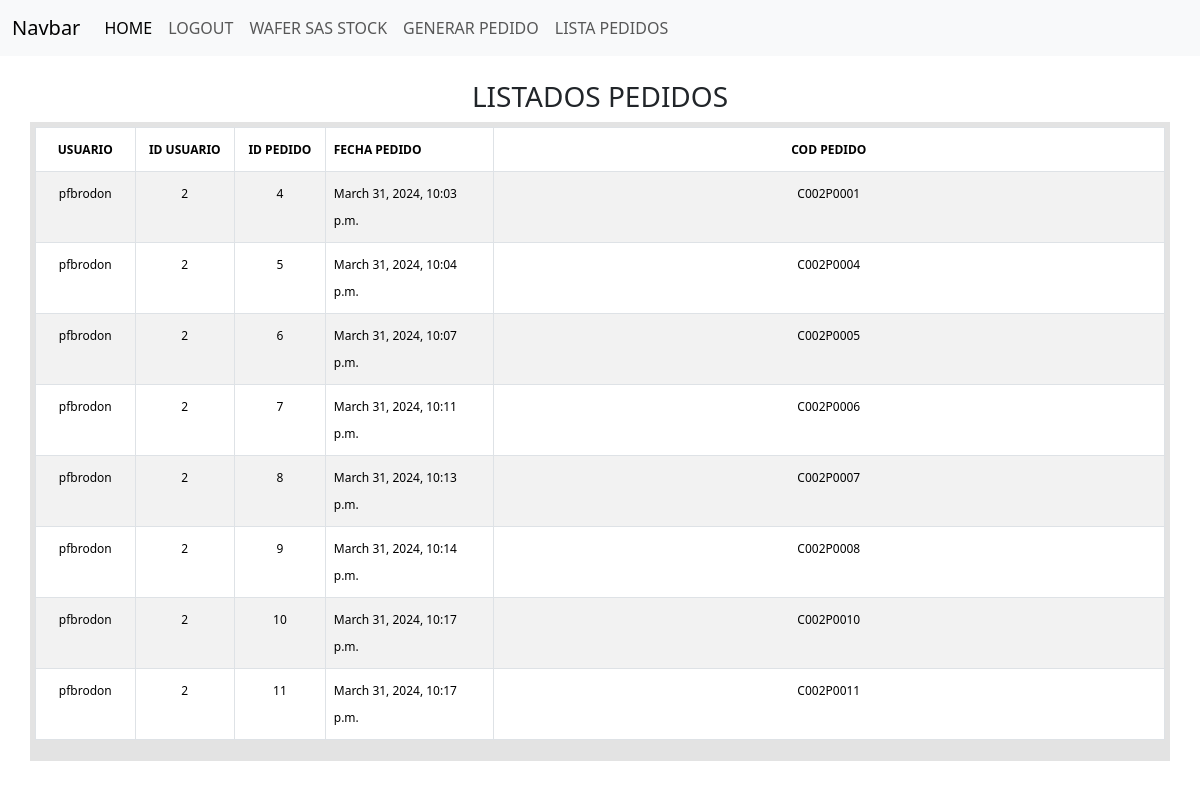
The app's page /listapedidos/ (signed in), older data.
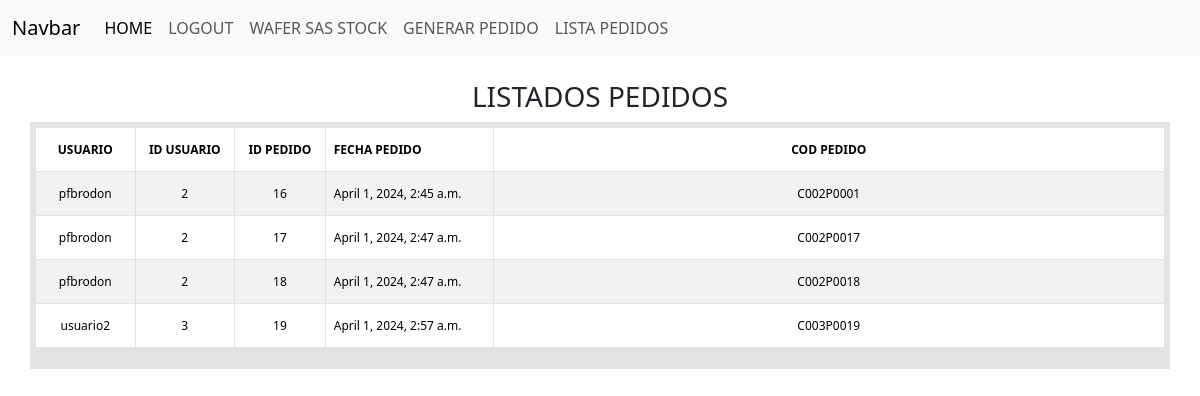
The same page, newer data.
### stock/models.py (models this page shows, shortened)
class Pedidosnumtest(models.Model):
    pedidoUser = models.CharField(max_length=50)
    pedidoIdUser = models.IntegerField()
    pedidoFecha = models.DateTimeField(auto_now_add=True)
    pedidoCodigo = models.CharField(max_length=10, unique=True)

### stock/views.py (the view)
# urls.py: path('listapedidos/', views.listapedidos, name='listapedidos'),
@login_required
def listapedidos(request):
    if request.method == 'GET':
        print('va el GET')
        pedidos = Pedidosnumtest.objects.all()
        return render(request, 'listapedidos.html',{
            'pedidos':pedidos
        })

### stock/context_processor.py (called while the page is built)
def total_carrito(request):
    total = 0
    if request.user.is_authenticated:
        if "carrito" in request.session.keys():
            for key, value in request.session["carrito"].items():
                total += float(value["acumulado"])
    total = round(total, 2)
    return {"total_carrito": total}

### stock/templates/listapedidos.html (shortened to what this page needs)
{% extends 'base.html' %} {% block content %} {% load static %}
<link rel="stylesheet" href="{% static '/css/listapedidos.css' %}">
<div class="container">
    <div class="row">
        <div class="col-12">
            <h3>LISTADOS PEDIDOS</h3>
        </div>
    </div>
    <div class="row">
        <div class="col-12" style="background-color: #e3e3e3; padding: 5px;">
            <div class="table-responsive">
                <form action="">
                    <table id="tablapedidos" class="table table-striped table-bordered table-hover">
                        <thead>
                            <tr class="encabezados">
                                <th scope="col">USUARIO</th>
                                <th scope="col">ID USUARIO</th>
                                <th scope="col">ID PEDIDO</th>
                                <th scope="col">FECHA PEDIDO</th>
                                <th scope="col">COD PEDIDO</th>
                            </tr>
                        </thead>
                        <tbody>
                            {% for pedido in pedidos %}
                            <tr class="contenido">
                                <td scope="row">{{ pedido.pedidoUser }}</td>
                                <td>{{ pedido.pedidoIdUser }}</td>
                                <td>{{ pedido.id }}</td>
                                <td>{{ pedido.pedidoFecha }}</td>
                                <td>{{ pedido.pedidoCodigo }}</td>
                            </tr>
                            {% endfor %}
                        </tbody>
                    </table>
                </form>
            </div>
        </div>
    </div>
</div>
{% endblock %}

### stock/templates/base.html (shortened to what this page needs)
<!DOCTYPE html>
<html lang="en">
<head>
    <link href="https://cdn.jsdelivr.net/npm/bootstrap@5.3.2/dist/css/bootstrap.min.css" rel="stylesheet">
    <link href="https://getbootstrap.com/docs/5.3/assets/css/docs.css" rel="stylesheet">
</head>
<nav class="navbar navbar-expand-lg bg-light">
    <div class="container-fluid">
        <a class="navbar-brand" href="#">Navbar</a>
        <div class="collapse navbar-collapse" id="navbarNav">
            <ul class="navbar-nav">
                <li class="nav-item">
                    <a class="nav-link active" aria-current="page" href="/">HOME</a>
                </li>
                {% if user.is_authenticated %}
                <li class="nav-item">
                    <a class="nav-link" href="/logout">LOGOUT</a>
                </li>
                <li class="nav-item">
                    <a class="nav-link" href="/stock">WAFER SAS STOCK</a>
                </li>
                <li class="nav-item">
                    <a class="nav-link" href="/pedidos">GENERAR PEDIDO</a>
                </li>
                <li class="nav-item">
                    <a class="nav-link" href="/listapedidos">LISTA PEDIDOS</a>
                </li>
                {%endif%}
            </ul>
        </div>
    </div>
</nav>
<br>
<body>
    {% block content %} {% endblock %}
</body>
</html>

### stock/static/css/listapedidos.css (style rules this page uses)
.col-12 { text-align: center; }
.table { font-size: 13px; width: 100%; border-collapse: collapse; line-height: 27px; padding: 2px; }
.table-responsive { text-align: center; align-items: center; }
.table td:nth-child(1), .table th:nth-child(1) { width: 5%; }
.table td:nth-child(2), .table th:nth-child(2) { width: 5%; }
.table td:nth-child(3), .table th:nth-child(3) { width: 5%; }
.table td:nth-child(4), .table th:nth-child(4) { width: 10%; text-align: left; }
.table td:nth-child(5), .table th:nth-child(5) { width: 40%; text-align: center; }
.encabezados { text-align: center; }
th { font-size: 12px; }
td { font-size: 12px; }

Row changes from the older to the newer data that the page shows:
removed Pedidosnumtest: pedidoUser "pfbrodon", pedidoIdUser "2", id "4", pedidoFecha "March 31, 2024, 10:03 p.m.", pedidoCodigo "C002P0001"
removed Pedidosnumtest: pedidoUser "pfbrodon", pedidoIdUser "2", id "5", pedidoFecha "March 31, 2024, 10:04 p.m.", pedidoCodigo "C002P0004"
removed Pedidosnumtest: pedidoUser "pfbrodon", pedidoIdUser "2", id "6", pedidoFecha "March 31, 2024, 10:07 p.m.", pedidoCodigo "C002P0005"
removed Pedidosnumtest: pedidoUser "pfbrodon", pedidoIdUser "2", id "7", pedidoFecha "March 31, 2024, 10:11 p.m.", pedidoCodigo "C002P0006"
removed Pedidosnumtest: pedidoUser "pfbrodon", pedidoIdUser "2", id "8", pedidoFecha "March 31, 2024, 10:13 p.m.", pedidoCodigo "C002P0007"
removed Pedidosnumtest: pedidoUser "pfbrodon", pedidoIdUser "2", id "9", pedidoFecha "March 31, 2024, 10:14 p.m.", pedidoCodigo "C002P0008"
removed Pedidosnumtest: pedidoUser "pfbrodon", pedidoIdUser "2", id "10", pedidoFecha "March 31, 2024, 10:17 p.m.", pedidoCodigo "C002P0010"
removed Pedidosnumtest: pedidoUser "pfbrodon", pedidoIdUser "2", id "11", pedidoFecha "March 31, 2024, 10:17 p.m.", pedidoCodigo "C002P0011"
added Pedidosnumtest: pedidoUser "pfbrodon", pedidoIdUser "2", id "16", pedidoFecha "April 1, 2024, 2:45 a.m.", pedidoCodigo "C002P0001"
added Pedidosnumtest: pedidoUser "pfbrodon", pedidoIdUser "2", id "17", pedidoFecha "April 1, 2024, 2:47 a.m.", pedidoCodigo "C002P0017"
added Pedidosnumtest: pedidoUser "pfbrodon", pedidoIdUser "2", id "18", pedidoFecha "April 1, 2024, 2:47 a.m.", pedidoCodigo "C002P0018"
added Pedidosnumtest: pedidoUser "usuario2", pedidoIdUser "3", id "19", pedidoFecha "April 1, 2024, 2:57 a.m.", pedidoCodigo "C003P0019"
